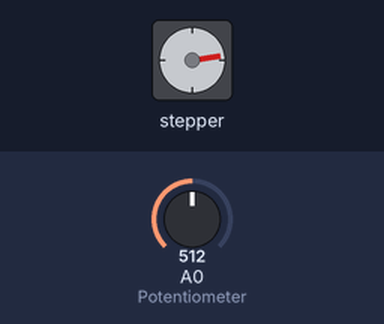
The sketch below on a simulated Arduino Uno, built with avr-gcc and run on an emulated ATmega328P. On the bench: stepper motor. The inputs (shaded band) are chosen by the test bench; at power-on: A0 (Potentiometer) = 512. Stepper angles assume 200 steps per turn; what the sketch prints to the serial monitor is not drawn.

Above: at 1.2 s.
1.3 s: A0 (Potentiometer) set to 417
At 2.25 s:
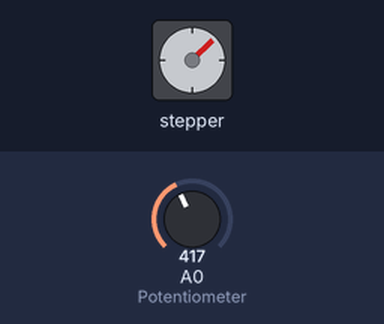
4.3 s: A0 (Potentiometer) set to 386
At 4.3 s:
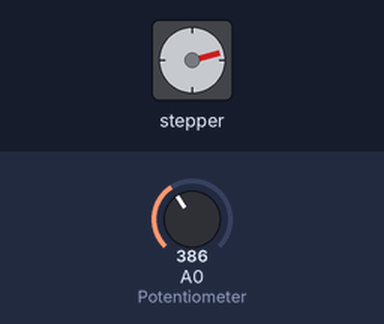
5.8 s: A0 (Potentiometer) set to 716
At 6.55 s:
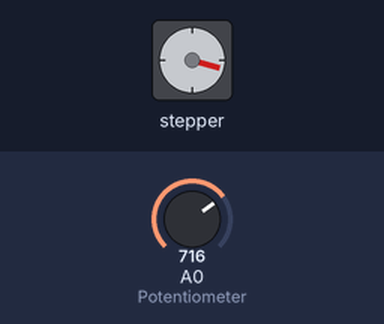
8.8 s: A0 (Potentiometer) set to 900
Timing chart, 0 to 15.8 s (numbered marks = the images above; inputs shaded):
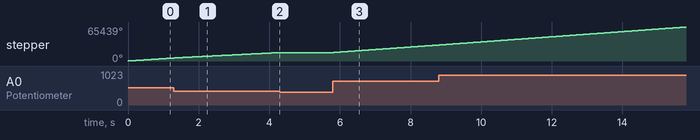

Measured:
- the behaviour switches between 402 and 401 on A0 (Potentiometer) (found by bisection; images 1 and 2)
- after the input at 4.3 s, stepper: stops changing and stays 16275°
- after the input at 5.8 s, stepper: keeps turning clockwise at about 4835°/s, starting at once

The sketch:

PeristalticPump.ino
```cpp
#include <Stepper.h>

#define STEPS 200
// Define stepper motor connections and motor interface type. Motor interface type must be set to 1 when using a driver

Stepper stepper(STEPS, 2, 3); // Pin 2 connected to DIRECTION & Pin 3 connected to STEP Pin of Driver

#define motorInterfaceType 1

int Val = 0;          //Default potentiometer readout
double Speed = 0;     //Default current speed
double MaxSpeed = 10; //Maximum allowable speed
double MinSpeed = 4;  //Minimum non-zero speed

void setup() {
  // Read speed value
  stepper.setSpeed(1000);
  Serial.begin(9600);
}

void loop() {
  Val = map(analogRead(A0), 0, 1024, 0, 500);  //Potentiometer readout

  Speed = double(Val) / 490 * MaxSpeed;        //Define current speed based on max allowable speed and Potentiometer readout

  // Define off-state and input stepper motion
  if (abs(int(Speed)) >= MinSpeed) {
    stepper.step(int(Speed));
  }
  else {
    stepper.step(0);
  }


  // Print speed to serial monitor
  Serial.print(int(Speed));
  Serial.print("\n");
}
```
